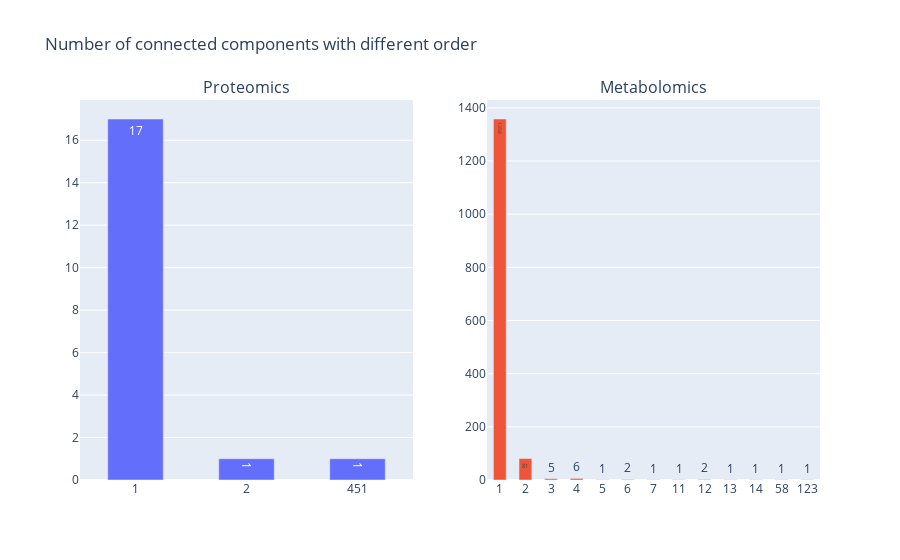

Source (notebook cell):
### Code cell
#
# Number of connected components with different sizes
#

G = mmg

fig = make_subplots(rows=1, cols=2, subplot_titles=['Proteomics', 'Metabolomics'])#go.Figure()
for n,G in enumerate([qqg, mmg]):
    plot = pd.Series([len(i) for i in nx.connected_components(G)]).value_counts().sort_index()
    fig.add_trace(go.Bar(
        x = [str(i) for i in plot.index],
        y = plot.values,
        width=0.5,
        text=plot.values, textposition='auto', 
    ), row=1, col=n+1)

fig.update_layout(bargap=1)
fig.update_layout(title=f'Number of connected components with different order', showlegend=False)
fig.show()

### Figure 1 — Plotly figure (JSON) as saved in the notebook; plotly's stock layout.template omitted (floating-point values rounded to 4 significant figures)
{"data": [{"text": [17, 1, 1], "textposition": "auto", "type": "bar", "width": 0.5, "x": ["1", "2", "451"], "xaxis": "x", "y": [17, 1, 1], "yaxis": "y"}, {"text": [1358, 81, 5, 6, 1, 2, 1, 1, 2, 1, 1, 1, 1], "textposition": "auto", "type": "bar", "width": 0.5, "x": ["1", "2", "3", "4", "5", "6", "7", "11", "12", "13", "14", "58", "123"], "xaxis": "x2", "y": [1358, 81, 5, 6, 1, 2, 1, 1, 2, 1, 1, 1, 1], "yaxis": "y2"}], "layout": {"annotations": [{"font": {"size": 16}, "showarrow": false, "text": "Proteomics", "x": 0.225, "xanchor": "center", "xref": "paper", "y": 1, "yanchor": "bottom", "yref": "paper"}, {"font": {"size": 16}, "showarrow": false, "text": "Metabolomics", "x": 0.775, "xanchor": "center", "xref": "paper", "y": 1, "yanchor": "bottom", "yref": "paper"}], "bargap": 1, "showlegend": false, "title": {"text": "Number of connected components with different order"}, "xaxis": {"anchor": "y", "domain": [0, 0.45]}, "xaxis2": {"anchor": "y2", "domain": [0.55, 1]}, "yaxis": {"anchor": "x", "domain": [0, 1]}, "yaxis2": {"anchor": "x2", "domain": [0, 1]}}}
